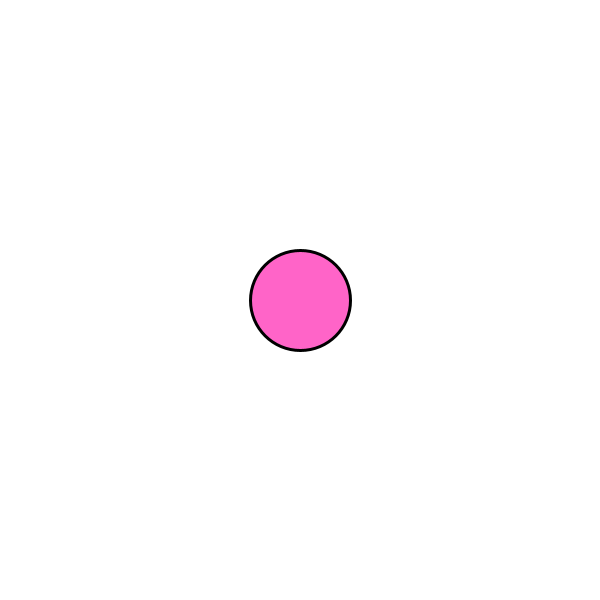
Frame 1 (no input)
Frame 60 (the mouse pressed at the canvas centre just before this capture): identical to frame 1, image omitted
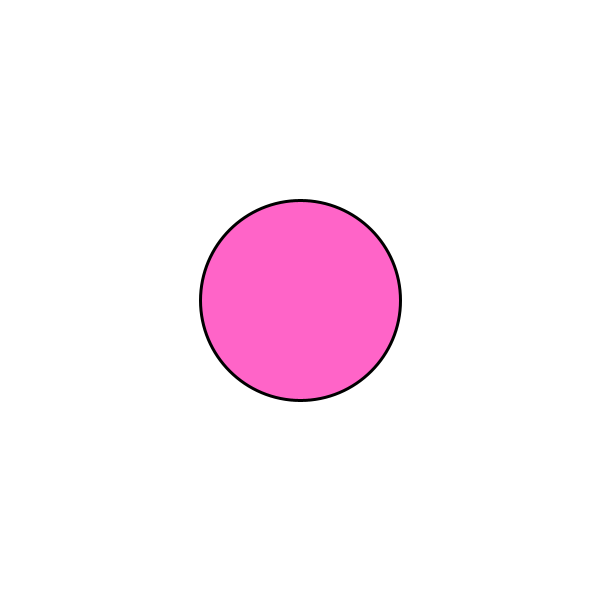
Frame 120 (the mouse held since frame 60 and released just before this capture)

The Processing sketch that drew these frames (run headless with seeded random() and noise(); from frame 60 on, the mouse is pressed at the canvas centre):

// Processing sketch: sketch_211214a
// ── sketch_211214a.pde
float bsize;

void setup() {
  size(600, 600);
  background(255);

  bsize=100;

  strokeWeight(3);
  fill(255, 100, 200);
}

void draw() {
  background(255);
  ellipse(300, 300, bsize, bsize);
}

void mousePressed() {
  bsize=bsize+100;
}
